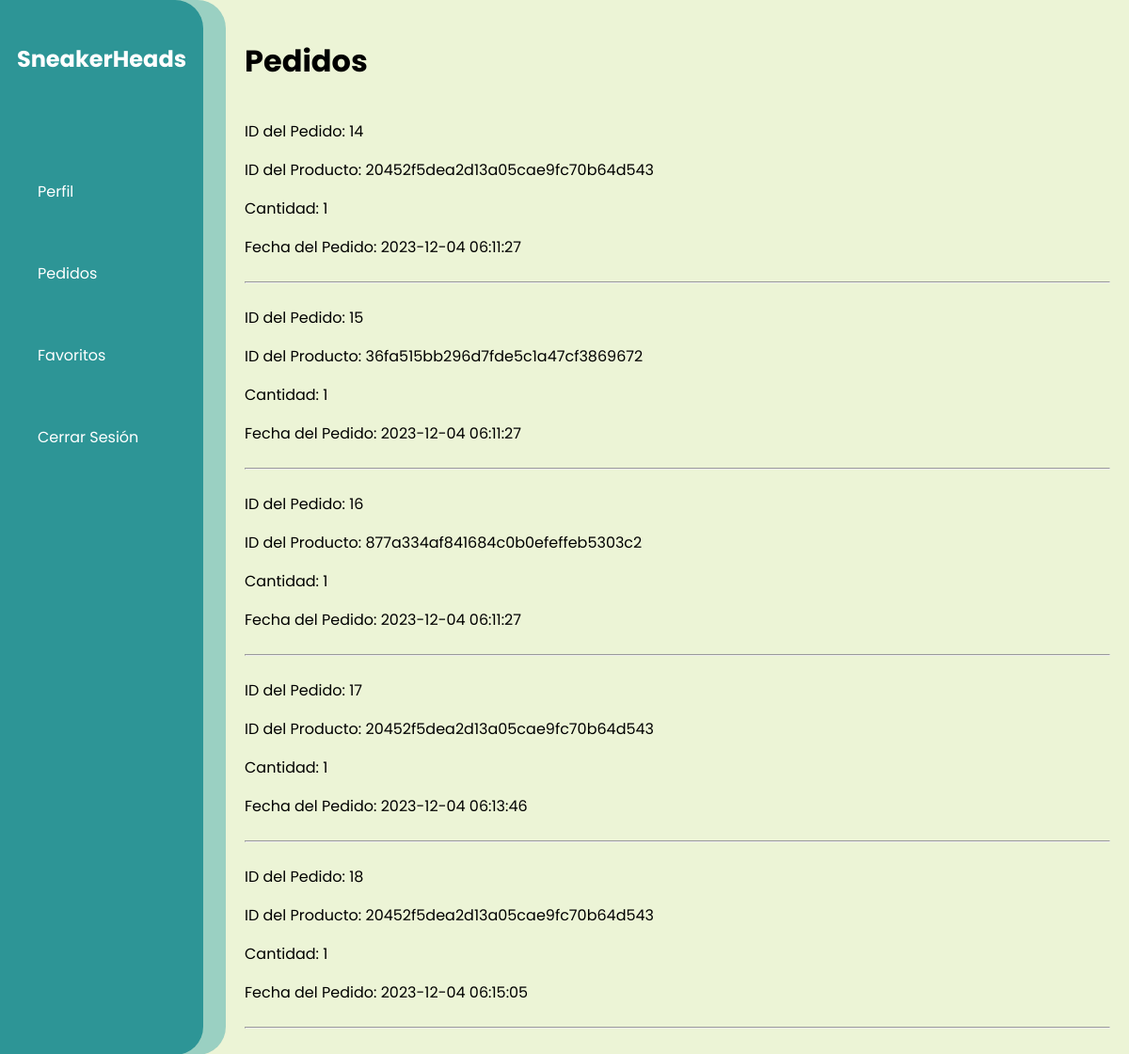
/pedidos.php (signed in), run on the app's committed database.
### tables this page shows
CREATE TABLE `pedidos` (
  `id_pedido` int(11) NOT NULL,
  `id_cliente` varchar(50) DEFAULT NULL,
  `id_producto` varchar(50) DEFAULT NULL,
  `fecha_pedido` timestamp NOT NULL DEFAULT current_timestamp() ON UPDATE current_timestamp(),
  `cantidad` int(11) DEFAULT NULL
);

### pedidos.php (the view, shortened to what this page needs)
<?php
include("cond_db.php");
if (isset($_SESSION['id_cliente'])) {
    $id_cliente = $_SESSION['id_cliente'];
} else {
    echo "ID de cliente no proporcionado.";
    exit;
}
?>
<!DOCTYPE html>
<html lang="en">
<head>
    <link href="https://cdn.jsdelivr.net/npm/remixicon@3.6.0/fonts/remixicon.css" rel="stylesheet">
    <link href="perfil.css" rel="stylesheet">
</head>
<body>
    <div class="side-bar">
        <div class="side-bar-interior">
            <div class="titulo">
                <a href="home.php"><h2>SneakerHeads</h2></a>
            </div>
            <br><br><br>
            <div class="opciones">
                <a href="perfil.php"><i class="ri-account-circle-line"></i> <p>Perfil</p></a>
                <a href="pedidos.php"><i class="ri-shopping-bag-line"></i><p>Pedidos</p></a>
                <a href="#"><i class="ri-heart-line"></i><p>Favoritos</p></a>
                <a href="logout.php"><i class="ri-logout-box-line"></i><p>Cerrar Sesión</p></a>
            </div>
        </div>
    </div>
    <div class="content">
        <h1>Pedidos</h1>
        <div class="pedidos-container">
        <?php
if (isset($_SESSION["usuario"])) {
    $sql_pedidos = "SELECT * FROM pedidos WHERE id_cliente = '$id_cliente'";
    $result_pedidos = $conn->query($sql_pedidos);
    if ($result_pedidos->num_rows > 0) {
        while ($row_pedido = $result_pedidos->fetch_assoc()) {
            echo "<div class='pedido-solo'>";
            echo "<div class='pedido-solo-datos'>";
            echo "<p>ID del Pedido: " . $row_pedido['id_pedido'] . "</p>";
            echo "<p>ID del Producto: " . $row_pedido['id_producto'] . "</p>";
            echo "<p>Cantidad: " . $row_pedido['cantidad'] . "</p>";
            echo "<p>Fecha del Pedido: " . $row_pedido['fecha_pedido'] . "</p>";
            echo "</div>";
            echo "</div>";
            echo "<hr>";
        }
    } else {
        echo "<p>No hay pedidos realizados.</p>";
    }
} else {
    header("Location: login.php");
    exit();
}
?>
        </div>
    </div>
</body>
</html>

### perfil.css (style rules this page uses)
body { font-family: 'Poppins', sans-serif; display: grid; grid-template-columns: 20% 80%; margin: 0px; height: 100%; background-color: #ECF4D6; }
html { height: 100%; }
.side-bar { background-color: #9AD0C2; height: 100%; border-radius: 0px 30px 30px 0px; }
.side-bar-interior { background-color: #2D9596; width: 90%; height: 100%; border-radius: 0px 30px 30px 0px; }
.titulo { padding-top: 25px; display: flex; justify-content: center; }
.titulo a { text-decoration: none; color: white; }
.opciones { display: flex; flex-direction: column; gap: 30px; padding-left: 30px; }
.opciones a { text-decoration: none; color: white; gap: 10px; display: flex; align-items: center; }
.content { padding: 20px; }
.pedido-solo { display: grid; grid-template-columns: 80% 20%; }

### data on the page
pedidos: id_pedido "14", id_producto "20452f5dea2d13a05cae9fc70b64d543", cantidad "1", fecha_pedido "2023-12-04 06:11:27"
pedidos: id_pedido "15", id_producto "36fa515bb296d7fde5c1a47cf3869672", cantidad "1", fecha_pedido "2023-12-04 06:11:27"
pedidos: id_pedido "16", id_producto "877a334af841684c0b0efeffeb5303c2", cantidad "1", fecha_pedido "2023-12-04 06:11:27"
pedidos: id_pedido "17", id_producto "20452f5dea2d13a05cae9fc70b64d543", cantidad "1", fecha_pedido "2023-12-04 06:13:46"
pedidos: id_pedido "18", id_producto "20452f5dea2d13a05cae9fc70b64d543", cantidad "1", fecha_pedido "2023-12-04 06:15:05"
